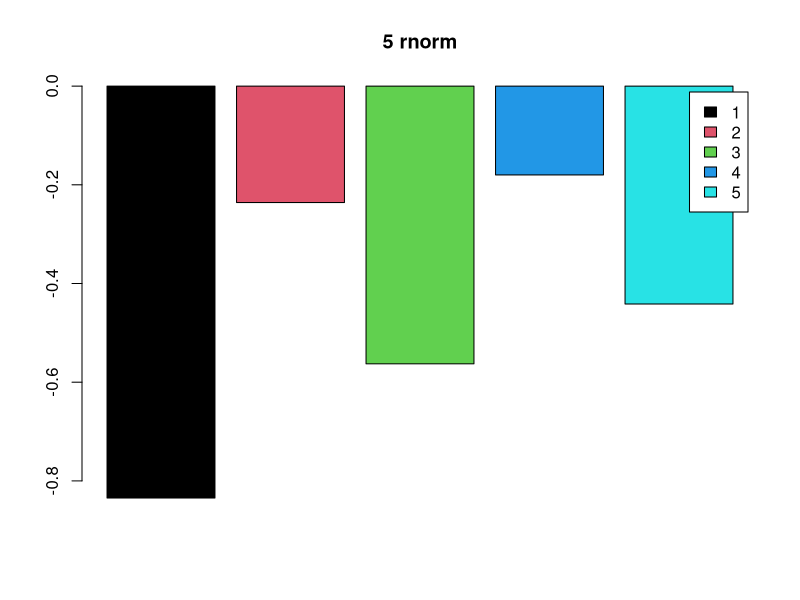
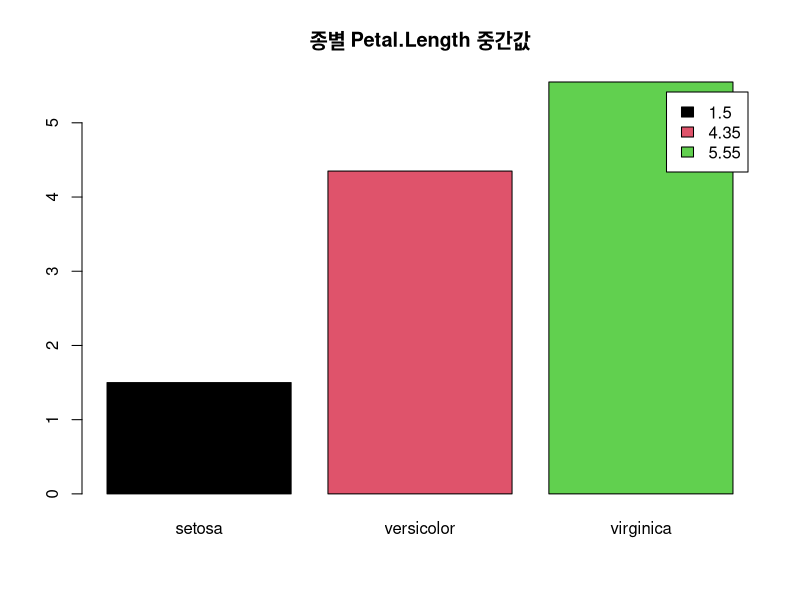
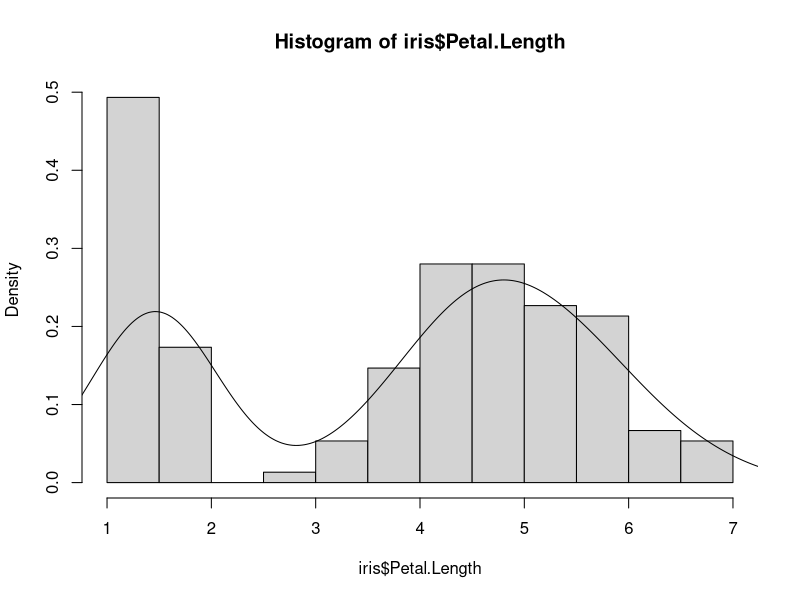

The R source for these figures, in order: (Note: this script raises an error after producing the figures.)
# 실습8. barplot,  boxplot, plor(scatter), matplot, par(mfrow=..) 연습

# 1. 정규분포를 따르는 난수  5개를 색별로 막대 그래프 그리기
x = rnorm(5)
barplot(x, col = c(1:5), legend.text = c(1:5), main = '5 rnorm')

# 2. iris 데이터셋의 Petal.Length의 종별 중간값에 대한   막대 그래프 그리기
spemid = aggregate(iris[,"Petal.Length"], list(iris$Species), median)
spemid = tapply(iris[,"Petal.Length"], iris$Species, median)
barplot(spemid, main = '종별 Petal.Length 중간값', col = c(1:3), legend.text = spemid)

# 3. iris 데이터셋의 Petal.Length의 확률밀도 히스토그램과 확률밀도그래프를 그리기
hist(iris$Petal.Length, freq = F)
lines(density(iris$Petal.Length))
# == plot(density(iris$Petal.Length))

# 4. iris 데이터셋의 박스 플롯 그리기
boxplot(iris, main)

# 5. iris 데이터셋의 Petal.Length, Petal.Width의 박스 플롯 그리기
## == boxplot(iris[,c('Petal.Length', 'Petal.Width')], col = c(1:2), main = 'IRIS BOX PLOT')
boxplot(iris$Petal.Length, iris$Petal.Width, names = c('Length', 'Width'))
title(main = 'IRIS BOX PLOT', xlab = 'Petal')


# 6. iris 데이터셋의 setosa만 Petal.Length, Petal.Width의 박스 플롯 그리기
## == boxplot(iris[which(iris$Species == 'setosa'), c('Petal.Length', 'Petal.Width')], main = 'Iris Setosa')
# subset사용
seto = subset(iris, Species == 'setosa')
boxplot(seto$Petal.Length, seto$Petal.Width, names = c('Length', 'Petal'))
title(main = 'Iris Setosa', xlab = 'Petal')

# 7. iris 데이터셋의 종별, Sepal.Length의 박스 플롯 그리기
sp = split(iris, iris$Species)
names(sp)
with(sp,{
  boxplot(setosa$Sepal.Length, versicolor$Sepal.Length, virginica$Sepal.Length, names = names(sp))
  title( main = 'Iris 종별 Sepal.length', xlab = 'Sepal.length')
})

# 8. iris 데이터셋의 Sepal.Length에 대한 Petal.Length의 플롯 그리기
plot(iris$Sepal.Length, iris$Petal.Length)

# 9. iris 데이터셋의"setosa"종에 대한 Petal.Length, Petal.Width를 matrix로 만들어 plot
m = matrix(c(sp$setosa$Petal.Length, sp$setosa$Petal.Width), ncol = 2)
## == 
with(sp, {
  m = cbind(setosa$Petal.Length, setosa$Petal.Width)  
})

matplot((1:50),m, col = c(1:2), pch = c('o','x'))
legend("center", c('len', 'wid'), col = c(1:2), pch = c('o','x'))


# 10.  iris 데이터셋의 Petal.Length, Petal.Width, Sepal.Length, Sepal.Width의 density 그래프를  2행, 2열로 plot
oldp = par(mfrow = c(2,2))
plot(density(iris$Petal.Length))
plot(density(iris$Petal.Width))
plot(density(iris$Sepal.Length))
plot(density(iris$Sepal.Width))
par(oldp)
